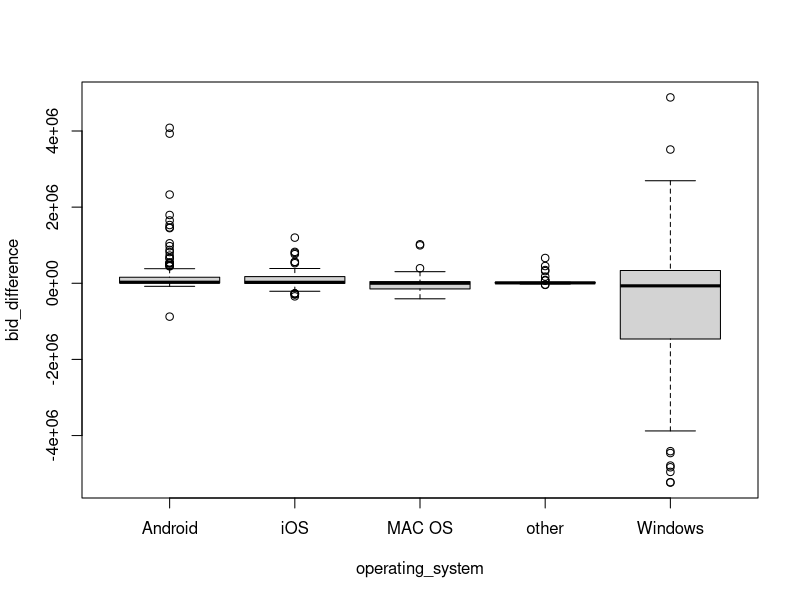
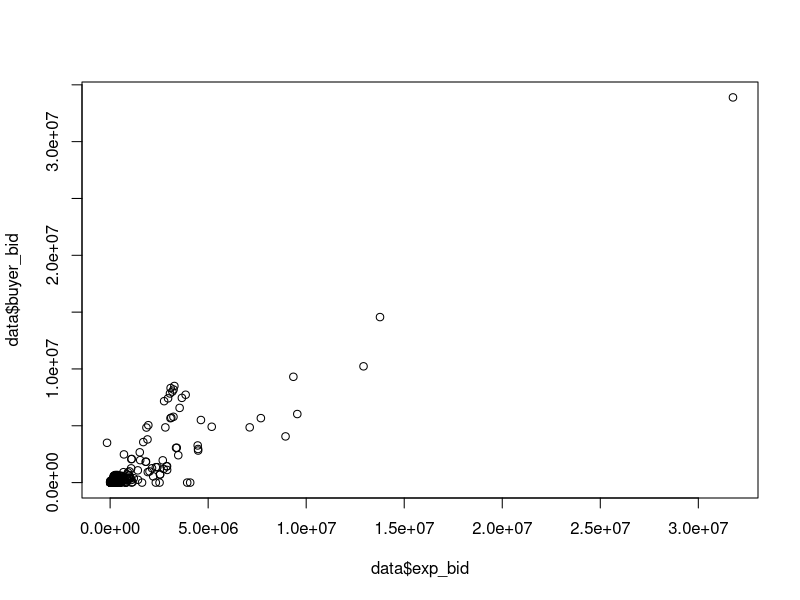

Write R code to recreate these figures, in order.
# LOADING PACKAGES
if (!require("tidyverse")) install.packages("tidyverse")
library(tidyverse)

# SET WORKING DIRECTORY TO FILE DIRECTORY (RSTUDIO ONLY)
# You may need to install the lastest version of the rstudioapi.
setwd(dirname(rstudioapi::getActiveDocumentContext()$path))

# PREPROCESSING

data <- read.csv("original dataset/DataChallenge2019_GreenhouseGroup_Bidding_Algorithms_Tests.csv", sep=";")

data$advertiser_id <- factor(data$advertiser_id)
data$campaign_group_id <- factor(data$campaign_group_id)
data$campaign_id <- factor(data$campaign_id)
data$start_date <- as.Date(data$start_date)
data$end_date <- as.Date(data$end_date)

### Weird empty lines in the middle of the data frame.
data <- data[!is.na(data$advertiser_id),]

data2 <- data
data2$small_per_impression <- data$creative_size_small / data$impressions
data2$medium_per_impression <- data$creative_size_medium / data$impressions
data2$large_per_impression <- data$creative_size_large / data$impressions
data2$inview_per_impression <- data$impressions_inview / data$impressions
data2$abovefold_per_impression <- data$impressions_above_fold / data$impressions
data2$clicks_per_impression <- data$clicks / data$impressions

data2$conv_per_inview <- data$post_view_conv / data$impressions_inview

data2$conv_per_click <- data$post_click_conv / data$clicks

data2$UU_inview_per_UU_impression <- data$unique_user_inview / data$unique_user_impressions
data2$UU_click_per_UU_impression <- data$unique_user_is_click / data$unique_user_impressions

data2$UU_conv_per_UU_inview <- data$unique_user_post_view_conv / data$unique_user_inview

data2$UU_conv_per_UU_click <- data$unique_user_post_click_conv / data$unique_user_is_click

# EXPLORING DATA

# CORRELATING BUYER BID WITH OUTCOMES
cor(data$buyer_bid, data[,colnames(data)[18:ncol(data)]], use = "pairwise")

### Clicks and unique_user_is_click correlate best and about as much

buyer_bid_est <- lm(buyer_bid ~ clicks + post_click_conv + post_view_conv + unique_user_impressions +
                  unique_user_inview + unique_user_is_click, data = data)

### However, those two variables are not considered to have a significant effect here. (Be aware of collinearity, though.)

data$exp_bid <- buyer_bid_est$fitted.values
data$bid_difference <- data$exp_bid - data$buyer_bid

boxplot(bid_difference ~ operating_system, data = data)
### Excuse me, what the f***?

plot(data$exp_bid, data$buyer_bid)
### Outliers spotted, use logarithmic values

### Heinz, Amro and Achmea have buyer_bids = 0?!
